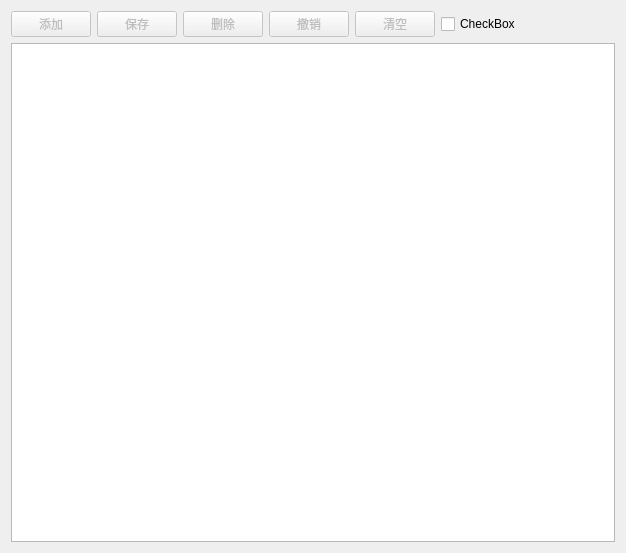
<?xml version="1.0" encoding="UTF-8"?>
<ui version="4.0">
 <class>AlgorithmParaDelegate</class>
 <widget class="QWidget" name="AlgorithmParaDelegate">
  <property name="geometry">
   <rect>
    <x>0</x>
    <y>0</y>
    <width>626</width>
    <height>553</height>
   </rect>
  </property>
  <property name="windowTitle">
   <string>Form</string>
  </property>
  <layout class="QVBoxLayout" name="verticalLayout">
   <item>
    <widget class="QWidget" name="widgetTop" native="true">
     <layout class="QHBoxLayout" name="horizontalLayout_4">
      <property name="leftMargin">
       <number>0</number>
      </property>
      <property name="topMargin">
       <number>0</number>
      </property>
      <property name="rightMargin">
       <number>0</number>
      </property>
      <property name="bottomMargin">
       <number>0</number>
      </property>
      <item>
       <widget class="QPushButton" name="btnAdd">
        <property name="enabled">
         <bool>false</bool>
        </property>
        <property name="minimumSize">
         <size>
          <width>80</width>
          <height>0</height>
         </size>
        </property>
        <property name="text">
         <string>添加</string>
        </property>
        <property name="icon">
         <iconset resource="../../other/main.qrc">
          <normaloff>:/imageTest/btn_add.png</normaloff>:/imageTest/btn_add.png</iconset>
        </property>
        <property name="iconSize">
         <size>
          <width>18</width>
          <height>18</height>
         </size>
        </property>
       </widget>
      </item>
      <item>
       <widget class="QPushButton" name="btnSave">
        <property name="enabled">
         <bool>false</bool>
        </property>
        <property name="minimumSize">
         <size>
          <width>80</width>
          <height>0</height>
         </size>
        </property>
        <property name="text">
         <string>保存</string>
        </property>
        <property name="icon">
         <iconset resource="../../other/main.qrc">
          <normaloff>:/imageTest/btn_ok.png</normaloff>:/imageTest/btn_ok.png</iconset>
        </property>
        <property name="iconSize">
         <size>
          <width>18</width>
          <height>18</height>
         </size>
        </property>
       </widget>
      </item>
      <item>
       <widget class="QPushButton" name="btnDelete">
        <property name="enabled">
         <bool>false</bool>
        </property>
        <property name="minimumSize">
         <size>
          <width>80</width>
          <height>0</height>
         </size>
        </property>
        <property name="text">
         <string>删除</string>
        </property>
        <property name="icon">
         <iconset resource="../../other/main.qrc">
          <normaloff>:/imageTest/btn_close.png</normaloff>:/imageTest/btn_close.png</iconset>
        </property>
        <property name="iconSize">
         <size>
          <width>18</width>
          <height>18</height>
         </size>
        </property>
       </widget>
      </item>
      <item>
       <widget class="QPushButton" name="btnReturn">
        <property name="enabled">
         <bool>false</bool>
        </property>
        <property name="minimumSize">
         <size>
          <width>80</width>
          <height>0</height>
         </size>
        </property>
        <property name="text">
         <string>撤销</string>
        </property>
        <property name="icon">
         <iconset resource="../../other/main.qrc">
          <normaloff>:/imageTest/btn_set.png</normaloff>:/imageTest/btn_set.png</iconset>
        </property>
        <property name="iconSize">
         <size>
          <width>18</width>
          <height>18</height>
         </size>
        </property>
       </widget>
      </item>
      <item>
       <widget class="QPushButton" name="btnClear">
        <property name="enabled">
         <bool>false</bool>
        </property>
        <property name="minimumSize">
         <size>
          <width>80</width>
          <height>0</height>
         </size>
        </property>
        <property name="text">
         <string>清空</string>
        </property>
        <property name="icon">
         <iconset resource="../../other/main.qrc">
          <normaloff>:/imageTest/btn_delete.png</normaloff>:/imageTest/btn_delete.png</iconset>
        </property>
        <property name="iconSize">
         <size>
          <width>18</width>
          <height>18</height>
         </size>
        </property>
       </widget>
      </item>
      <item>
       <widget class="QCheckBox" name="checkBox">
        <property name="text">
         <string>CheckBox</string>
        </property>
       </widget>
      </item>
      <item>
       <spacer name="horizontalSpacer">
        <property name="orientation">
         <enum>Qt::Horizontal</enum>
        </property>
        <property name="sizeHint" stdset="0">
         <size>
          <width>40</width>
          <height>20</height>
         </size>
        </property>
       </spacer>
      </item>
     </layout>
    </widget>
   </item>
   <item>
    <widget class="QTableView" name="tableMain"/>
   </item>
  </layout>
 </widget>
 <resources>
  <include location="../../other/main.qrc"/>
 </resources>
 <connections/>
</ui>
